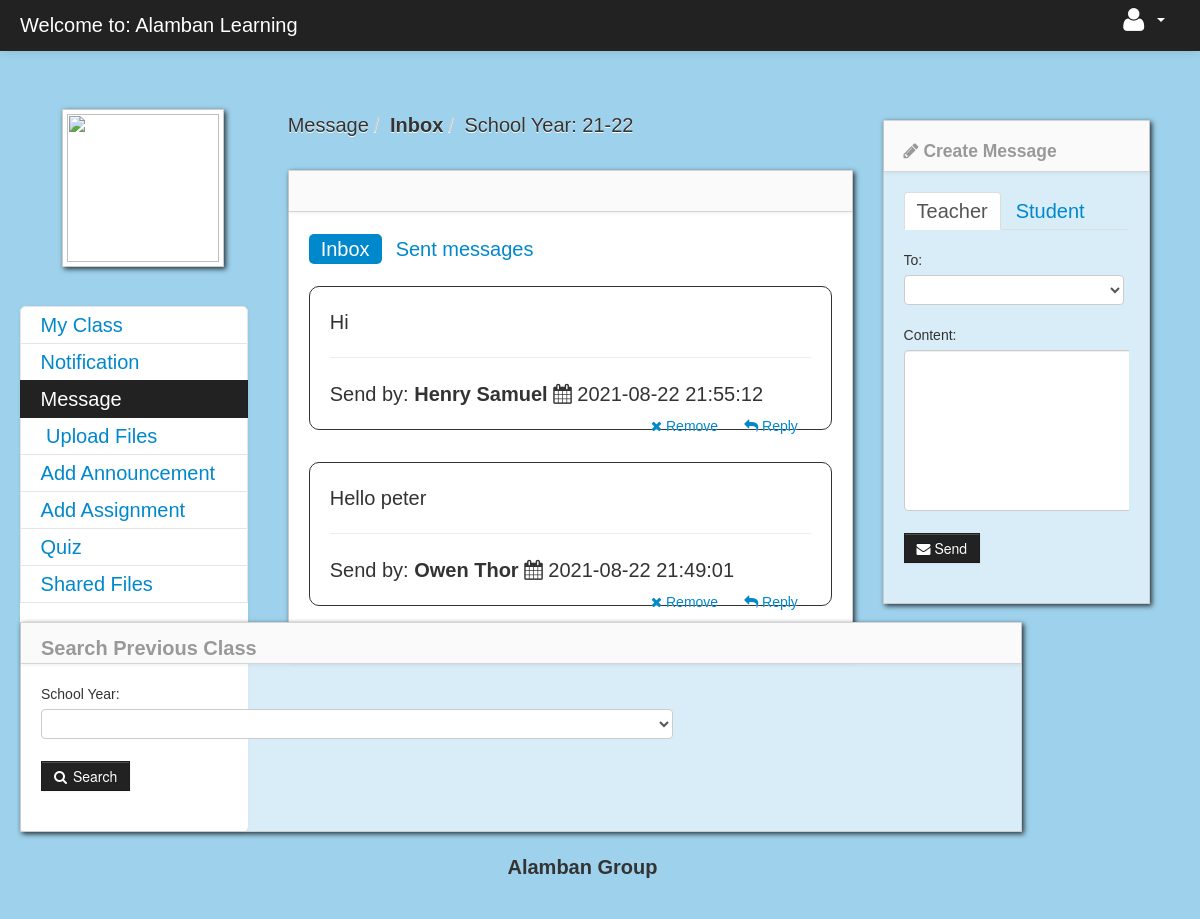
The app's page /teacher_message.php (signed in) with its own data.
### tables this page shows
CREATE TABLE `school_year` (
  `school_year_id` int(11) NOT NULL,
  `school_year` varchar(100) NOT NULL
);

CREATE TABLE `message` (
  `message_id` int(11) NOT NULL,
  `reciever_id` int(11) NOT NULL,
  `content` varchar(200) NOT NULL,
  `date_sended` varchar(100) NOT NULL,
  `sender_id` int(11) NOT NULL,
  `reciever_name` varchar(50) NOT NULL,
  `sender_name` varchar(200) NOT NULL,
  `message_status` varchar(100) NOT NULL
);

### session.php (called while the page is built, shortened)
<?php
$session_id=$_SESSION['id'];
?>

### teacher_message.php (the view, shortened to what this page needs)
<?php include('header_dashboard.php'); ?>
<?php include('session.php'); ?>
    <body>
		<?php include('navbar_teacher.php'); ?>
        <div class="container-fluid">
            <div class="row-fluid">
				<?php include('teacher_message_sidebar.php'); ?>
                <div class="span6" id="content">
                     <div class="row-fluid">
					     <ul class="breadcrumb">
								<?php
								$school_year_query = mysqli_query($conn,"select * from school_year order by school_year DESC")or die(mysqli_error());
								$school_year_query_row = mysqli_fetch_array($school_year_query);
								?>
								<li><a href="#">Message</a><span class="divider">/</span></li>
								<li><a href="#"><b>Inbox</b></a><span class="divider">/</span></li>
								<li><a href="#">School Year: <?php echo $school_year_query_row['school_year']; ?></a></li>
						</ul>
                        <div id="block_bg" class="block">
                            <div class="navbar navbar-inner block-header">
                            </div>
                            <div class="block-content collapse in">
                                <div class="span12">
										<ul class="nav nav-pills">
										<li class="active">
										<a href="teacher_message.php">Inbox</a>
										</li>
										<li class="">
										<a href="sent_message.php">Sent messages</a>
										</li>
										</ul>
									<?php
								 $query_announcement = mysqli_query($conn,"select * from message
																	LEFT JOIN teacher ON teacher.teacher_id = message.sender_id
																	where  message.reciever_id = '$session_id' order by date_sended DESC
																	")or die(mysqli_error());
								$count_my_message = mysqli_num_rows($query_announcement);
								if ($count_my_message != '0'){
								 while($row = mysqli_fetch_array($query_announcement)){
								 $id = $row['message_id'];
								 ?>
											<div class="post"  id="del<?php echo $id; ?>">
											<div class="message_content">
											<?php echo $row['content']; ?>
											</div>
													<hr>
											Send by: <strong><?php echo $row['sender_name']; ?></strong>
											<i class="icon-calendar"></i> <?php echo $row['date_sended']; ?>
													<div class="pull-right">
														<a class="btn btn-link"  href="#reply<?php echo $id; ?>" data-toggle="modal" ><i class="icon-reply"></i> Reply </a>
													</div>
													<div class="pull-right">
													<a class="btn btn-link"  href="#<?php echo $id; ?>" data-toggle="modal" ><i class="icon-remove"></i> Remove </a>
													</div>
											</div>
								<?php }}else{ ?>
								<div class="alert alert-info"><i class="icon-info-sign"></i> No Inbox  Messages</div>
								<?php } ?>
                                </div>
                            </div>
                        </div>
                    </div>
                </div>
				<?php include('create_message.php') ?>
            </div>
		<?php include('footer.php'); ?>
        </div>
		<?php include('script.php'); ?>
    </body>
</html>

### admin/assets/styles.css (style rules this page uses)
body { padding-top: 100px; padding-bottom: 50px; background-color: #0088cc61; }
#content { margin-left:0px; }
.breadcrumb { margin: 0 0 0px; padding: 10px 0px; background-color: transparent; }
.block { background: url("../images/pixel-60fff.png") repeat scroll 0 0 rgba(0, 0, 0, 0) !important; border: 1px solid #ccc; background: white; margin: 1em 0em; border-top: none; -webkit-box-shadow: 2px 2px 5px rgba(0, 0, 6, 0.75); -moz-box-shadow: 2px 2px 5px rgba(0, 0, 6, 0.75); box-shadow: 2px 2px 5px rgba(0, 0, 6, 0.75); }
.block-content { margin: 1em; min-height: .25em; }
.block-header { margin-bottom: 0px; border-right: none; border-left: none; -webkit-border-radius: 0px; -moz-border-radius: 0px; border-radius: 0px; }

### records on screen
school_year: school_year "21-22"
message: content "Hi", sender_name "Henry Samuel", date_sended "2021-08-22 21:55:12"
message: content "Hello peter", sender_name "Owen Thor", date_sended "2021-08-22 21:49:01"
